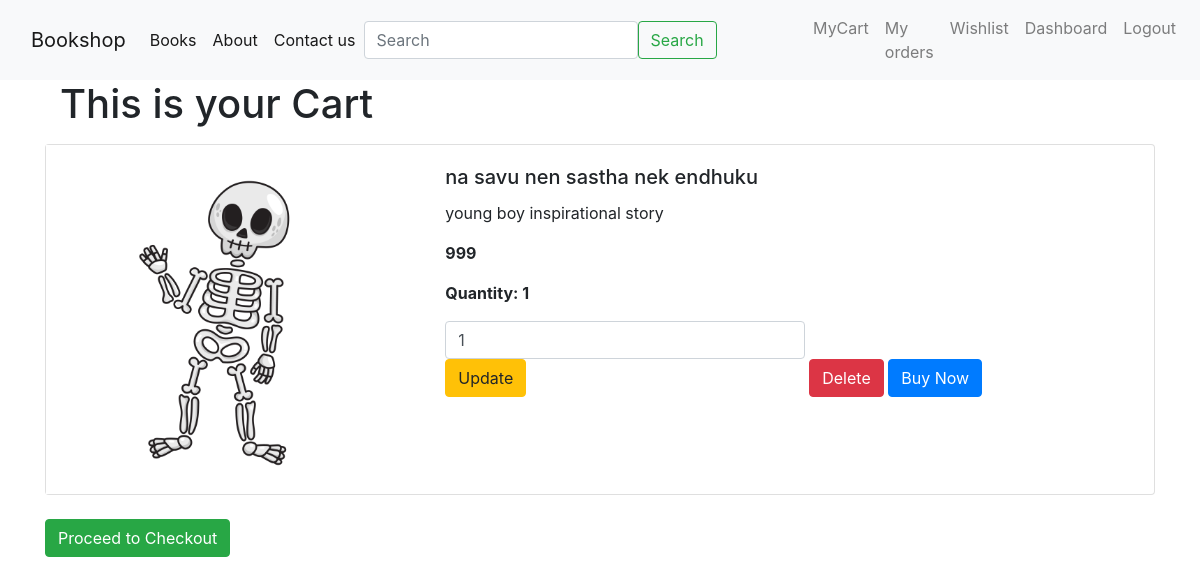
Screenshot of /mycart (signed in) with the database file from the repository.
### app.py (models this page shows)
class CartItems(db.Model):
    __tablename__='cartitems'
    CartItemID= db.Column(db.Integer, primary_key=True)
    CartID= db.Column(db.Integer,db.ForeignKey('carts.CartID'), nullable=False)
    ProductID= db.Column(db.Integer,db.ForeignKey('products.ProductID'), nullable=False)
    Quantity= db.Column(db.Integer, nullable=False)
    product = db.relationship('Products', backref=db.backref('cart_items', lazy=True))

class Products(db.Model):
    __tablename__ = 'products'
    ProductID = db.Column(db.Integer, primary_key=True)
    ProductName= db.Column(db.String(50), nullable=False)
    Author= db.Column(db.String(30), nullable=False)
    Description= db.Column(db.String(100), nullable=False)
    Price= db.Column(db.Integer, nullable=False)
    StockQuantity= db.Column(db.Integer,nullable=False)
    CategoryID= db.Column(db.Integer,db.ForeignKey('categories.CategoryID'), nullable=False )
    MerchantID = db.Column(db.Integer, db.ForeignKey('users.UserID'), nullable=False)
    ProductImage = db.Column(db.String(100), nullable=False)

### app.py (the view)
@app.route('/mycart')
def mycart():
    if 'user_id' not in session:
        flash('Please log in first!', 'danger')
        return redirect(url_for('login'))
    user_id = session['user_id']
    cart = Carts.query.filter_by(UserID=user_id).first()
    if not cart:
        flash('Your cart is empty!', 'info')
        return render_template('cart.html', cart_items=[])
    cart_items = CartItems.query.filter_by(CartID=cart.CartID).all()
    return render_template('cart.html', cart_items=cart_items)

### templates/cart.html
{% extends 'base.html' %}
{% block body %}
<div class="container">
    <h1>This is your Cart</h1>
</div>
{% if cart_items %}
{% for item in cart_items %}
<div class="card mb-4 my-3 rounded">
    <div class="row g-0">
        <div class="col-md-4">
            <img src="{{ url_for('static', filename='uploads/' ~ item.product.ProductImage) }}" class="img-fluid rounded-start" alt="{{ item.product.ProductName }}">
        </div>
        <div class="col-md-8">
            <div class="card-body">
                <h5 class="card-title">{{ item.product.ProductName }}</h5>
                <p class="card-text">{{ item.product.Description }}</p>
                <p class="card-text"><strong>{{ item.product.Price }}</strong></p>
                <p class="card-text"><strong>Quantity: {{ item.Quantity }}</strong></p>
                <form action="{{ url_for('update_cart_item', item_id=item.CartItemID) }}" method="post" class="d-inline">
                    <label for="quantity">
                    <input type="number" name="quantity" value="{{ item.Quantity }}" min="1" class="form-control d-inline-block">
                    <button type="submit" class="btn btn-warning">Update</button></label>
                </form>
                <form action="{{ url_for('delete_cart_item', item_id=item.CartItemID) }}" method="post" class="d-inline">
                    <button type="submit" class="btn btn-danger">Delete</button>
                </form>
                <a href="#" class="btn btn-primary">Buy Now</a>
            </div>
        </div>
    </div>
</div>
{% endfor %}
<form action="{{ url_for('checkout') }}" method="get">
    <button type="submit" class="btn btn-success">Proceed to Checkout</button>
</form>
{% else %}
<p>Your cart is empty.</p>
{% endif %}
{% endblock body %}

### rows the page displays
CartItems: ProductImage (picture), product.ProductName "na savu nen sastha nek endhuku", product.Description "young boy inspirational story", product.Price "999", Quantity "1", quantity "1"
